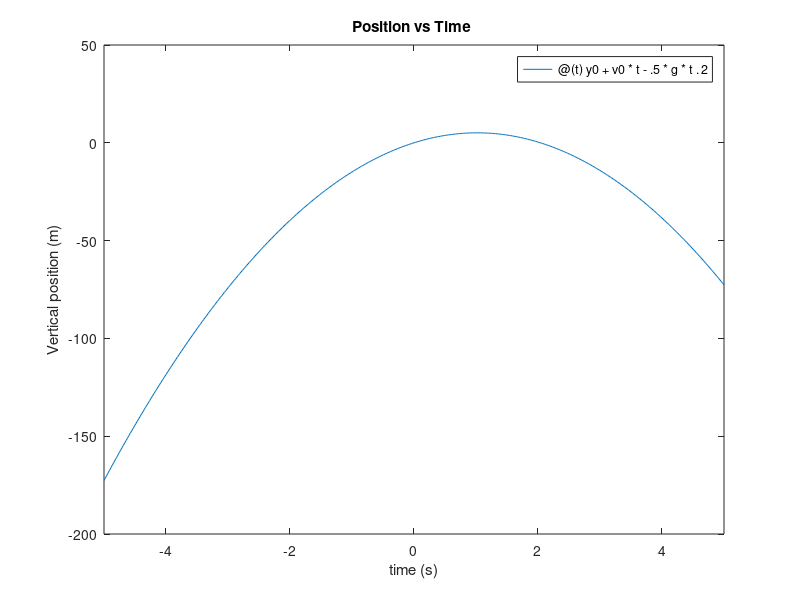

Source code (MATLAB):
%% model of objects vertical position in terms of time
y0=0;
v0=10;
g=9.81; % m/s^2
y= @(t)y0+v0*t-.5*g*t.^2;
t= linspace(0,2,100);
figure ()
fplot(y)
xlabel ('time (s)'); ylabel ('Vertical position (m)'); title ('Position vs Time ')

